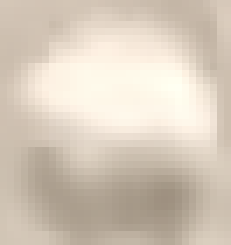
#> input picture ball.png, 33 x 35 px (shown 7 times larger)
$ python SIFTdetector.py
#> lines starting #> are read from the running program, lines starting #| are printed output that depends on the picture
import cv2
import matplotlib.pyplot as plt

# Load an image
image_path = 'ball.png'  # Replace with your image path
image = cv2.imread(image_path)
#> image is the input picture: shape (35, 33, 3); mean B, G, R 186.5, 201.8, 214
gray_image = cv2.cvtColor(image, cv2.COLOR_BGR2GRAY)

# Initialize SIFT detector
sift = cv2.SIFT_create()

# Detect keypoints and descriptors
keypoints, descriptors = sift.detectAndCompute(gray_image, None)
#> keypoints = 2 keypoints; (x, y, size): (17, 13, 11.9), (7, 26, 6.2)
print('Number of keypoints:', keypoints)
#> (printed output is left out)
# print('Descriptors shape:', descriptors)

# Draw keypoints on the image
keypoint_image = cv2.drawKeypoints(gray_image, keypoints, None, flags=cv2.DRAW_MATCHES_FLAGS_DRAW_RICH_KEYPOINTS)
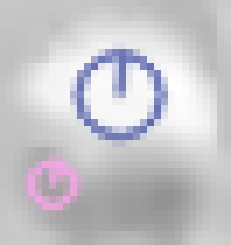
#> keypoint_image: shape (35, 33, 3) (shown 7 times larger); mean of channels 0, 1, 2 201.8, 197.1, 198.4; drawn as B, G, R

# Display the image with keypoints
plt.imshow(cv2.cvtColor(keypoint_image, cv2.COLOR_BGR2RGB))
plt.show()

$ run again, with mk.png copied over ball.png
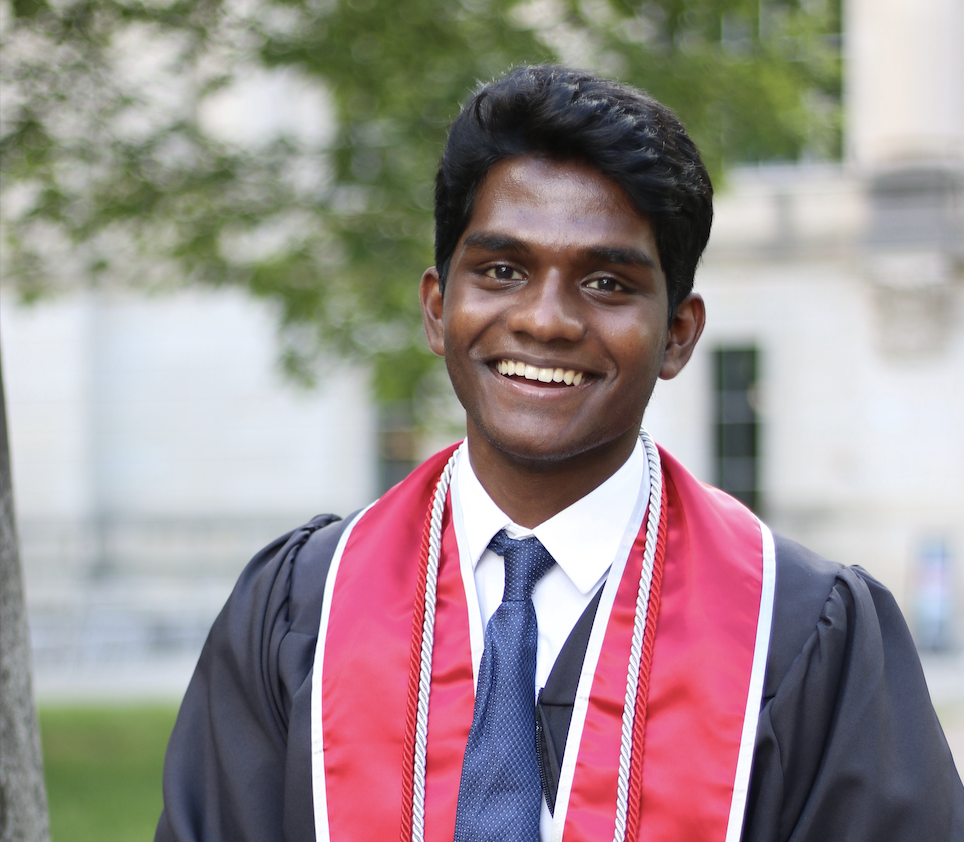
#> input picture mk.png, 964 x 842 px
#> image is the input picture: shape (842, 964, 3); mean B, G, R 141.7, 141.4, 155.4
#> `gray_image = cv2.cvtColor(image, cv2.COLOR_BGR2GRAY)`:
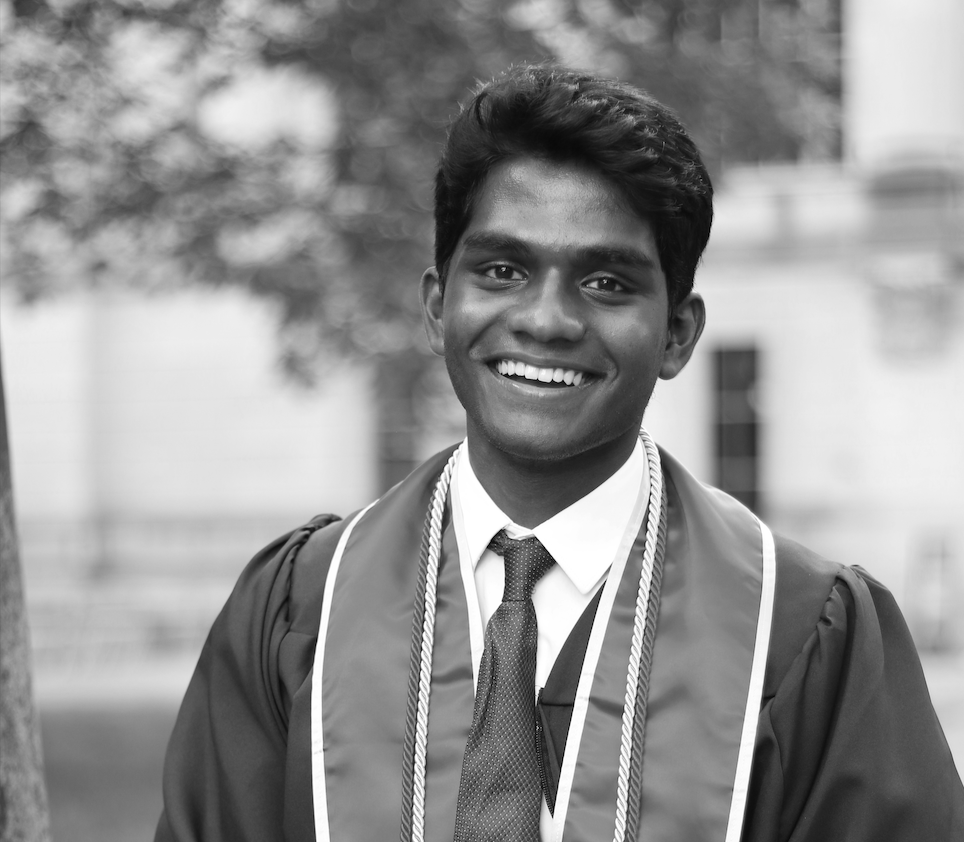
#> gray_image: shape (842, 964); min 0, max 255, mean 145.6
#> keypoints = 1046 keypoints; strongest (x, y, size): (649, 502, 2.4), (541, 680, 9.6), (498, 543, 14.6), (537, 692, 2.8)
#> (printed output is left out)
#> `keypoint_image = cv2.drawKeypoints(gray_image, keypoints, None, flags=..`:
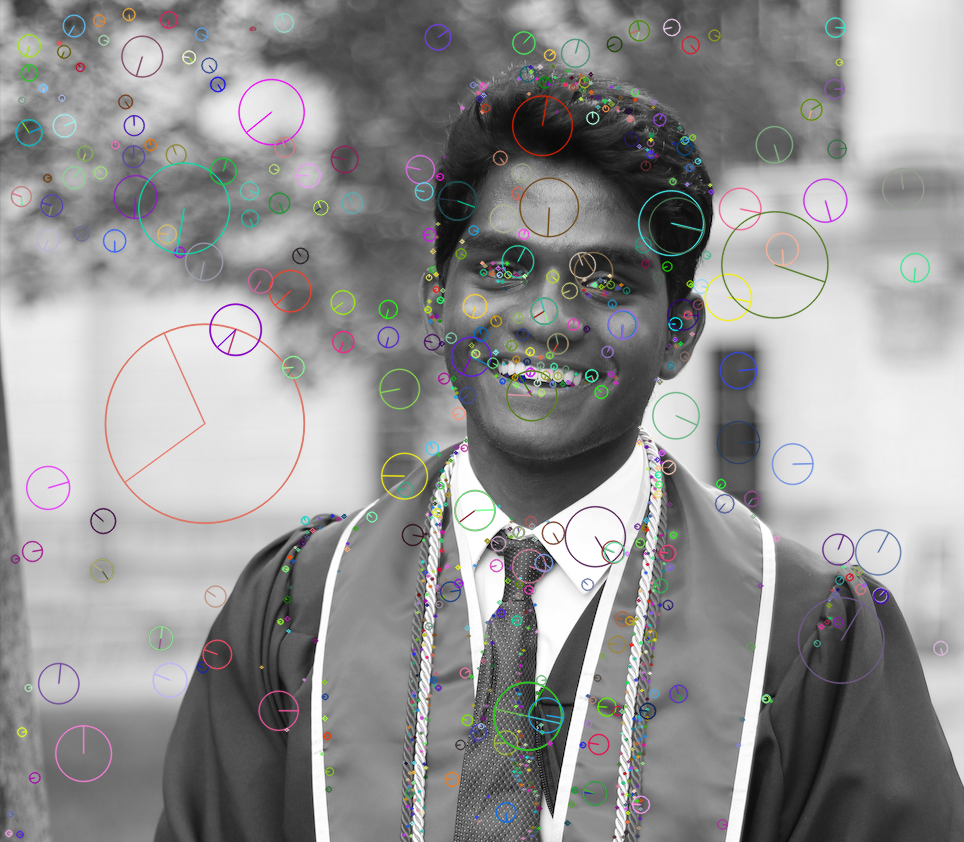
#> keypoint_image: shape (842, 964, 3); mean of channels 0, 1, 2 145.4, 145.5, 145.6; drawn as B, G, R

$ run again, with frame.jpg saved as ball.png
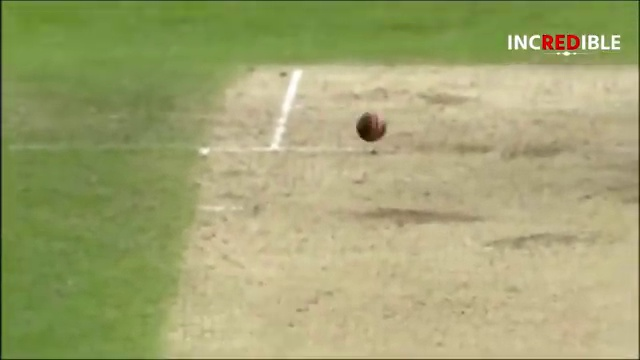
#> input picture frame.jpg, 640 x 360 px
#> image is the input picture: shape (360, 640, 3); mean B, G, R 113.2, 164.1, 161.3
#> `gray_image = cv2.cvtColor(image, cv2.COLOR_BGR2GRAY)`:
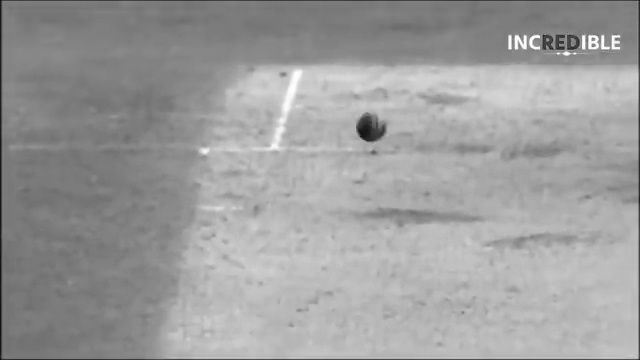
#> gray_image: shape (360, 640); min 9, max 255, mean 157.5
#> keypoints = 187 keypoints; strongest (x, y, size): (368, 129, 16.8), (593, 39, 2.3), (593, 45, 2.4), (583, 37, 2.7)
#> (printed output is left out)
#> `keypoint_image = cv2.drawKeypoints(gray_image, keypoints, None, flags=..`:
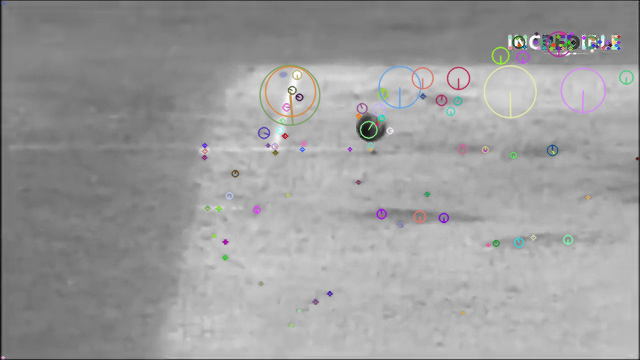
#> keypoint_image: shape (360, 640, 3); mean of channels 0, 1, 2 156.9, 156.9, 157.1; drawn as B, G, R
